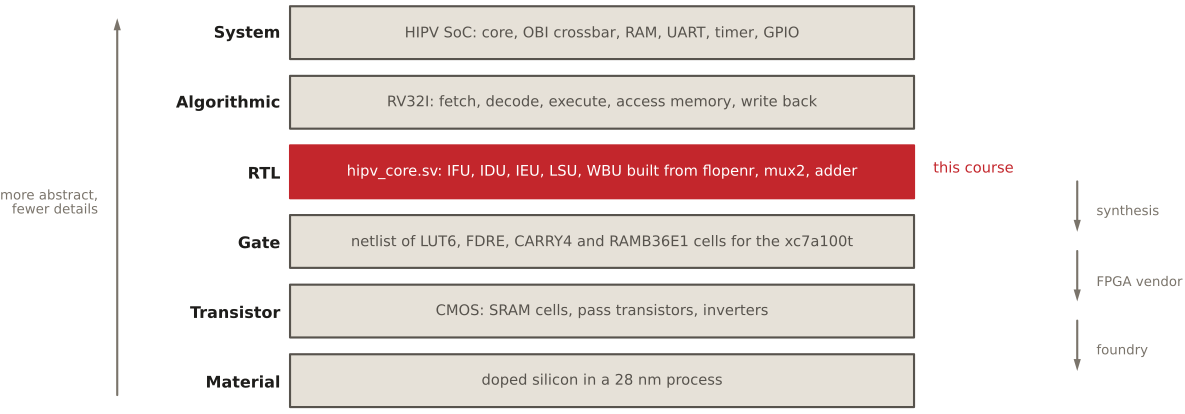

Python code for this plot:
"""Levels of abstraction, each with what it looks like for the HIPV SoC.
RTL, the level this course designs at, is highlighted."""
from schemdraw import flow
from schemdraw import elements as elm
from _style import new_drawing, block, ACCENT, FILL, GREY, RED

LEVELS = [
    ("System", "HIPV SoC: core, OBI crossbar, RAM, UART, timer, GPIO"),
    ("Algorithmic", "RV32I: fetch, decode, execute, access memory, write back"),
    ("RTL", "hipv_core.sv: IFU, IDU, IEU, LSU, WBU built from flopenr, mux2, adder"),
    ("Gate", "netlist of LUT6, FDRE, CARRY4 and RAMB36E1 cells for the xc7a100t"),
    ("Transistor", "CMOS: SRAM cells, pass transistors, inverters"),
    ("Material", "doped silicon in a 28 nm process"),
]
BW, BH, GAP = 13.0, 1.1, 0.35
STEPS = {2: "synthesis", 3: "FPGA vendor", 4: "foundry"}   # step below level i


def draw():
    d = new_drawing()
    ys = []
    for i, (name, text) in enumerate(LEVELS):
        y = -i * (BH + GAP)
        ys.append(y)
        rtl = name == "RTL"
        d.add(block(flow.Box(w=BW, h=BH), fill=RED if rtl else FILL, edge=RED if rtl else ACCENT)
              .at((0, y)).anchor("W")
              .label(text, fontsize=11, color="white" if rtl else ACCENT))
        d.add(elm.Label().at((-0.3, y - 0.12)).label(f"$\\bf{{{name}}}$", halign="right",
                                               fontsize=12))
    d.add(elm.Label().at((BW + 0.3, ys[2])).label("this course", halign="left",
                                                   fontsize=11, color=RED))

    # left: abstraction grows upwards
    x_up = -3.6
    d.add(elm.Arrow().at((x_up, ys[-1] - 0.3)).to((x_up, ys[0] + 0.3)).color(GREY))
    d.add(elm.Label().at((x_up - 0.3, (ys[0] + ys[-1]) / 2))
          .label("more abstract,\nfewer details", halign="right", fontsize=10, color=GREY))

    # right: who turns one level into the next, below RTL
    x_dn = BW + 3.4
    for i, text in STEPS.items():
        d.add(elm.Arrow().at((x_dn, ys[i] - 0.2)).to((x_dn, ys[i + 1] + 0.2)).color(GREY))
        d.add(elm.Label().at((x_dn + 0.3, (ys[i] + ys[i + 1]) / 2))
              .label(text, halign="left", fontsize=10, color=GREY))
    return d
